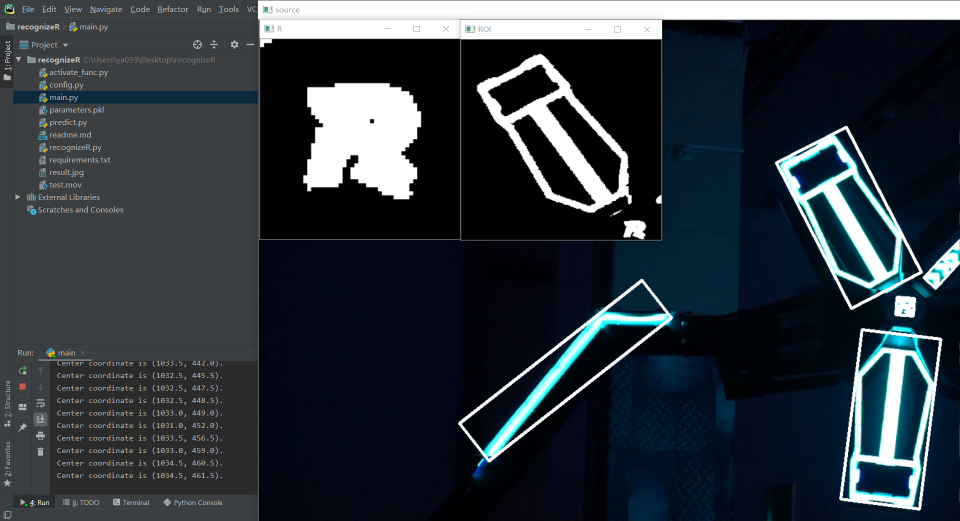
#> input picture pic/debug.png, 1920 x 1042 px (shown at 1/2 size)
$ python -i recognizeR.py   (imports and definitions only)
#> lines starting #> are read from the running program, lines starting #| are printed output that depends on the picture; after the words box and inside, x2 and y2 are one past the last pixel; in counts of white or black regions, pixels touching at a corner belong together
#> further down, picture is the input picture: shape (1042, 1920, 3); mean B, G, R 60.2, 52.9, 44.9
import numpy as np
import cv2 as cv
import config  # 导入配置文件
from predict import Logistic

"""
功能要求：
    1、调用程序，输出大符圆心R中点坐标
实现流程：
    1、打开摄像头
    2、预处理图像
    3、获取ROI区域
    4、预测
    5、返回R的中心坐标
已知BUG：
    1、由于predict函数参数存在一定过拟合,因此对输入ROI区域大小敏感
"""


# 修改输入图片大小
# [11 lines left out: function resizeImg, not called in this run]


# 图片预处理，获取二值图
def imgProcess(src, params_dict=config.img_process_params):
    """
    :param src: 源图像
    :param params_dict: img_process_params = {  # 图片处理参数,如果图片预处理效果不理想，请适当修改参数
                            'green_channel_weight': 1,  # 绿色通道权重
                            'blue_channel_weight': -0.9,  # 蓝色通道权重
                            'threshold_min': 25,  # 二值化最小值
                            'threshold_max': 255,  # 二值化最大值
                            'element_size': (2, 2),  # 腐蚀操作内核大小
                            'dilate_iterations': 1  # 腐蚀操作迭代次数
                        }
    :return: 预处理后的图像
    """
    b, g, r = cv.split(src)
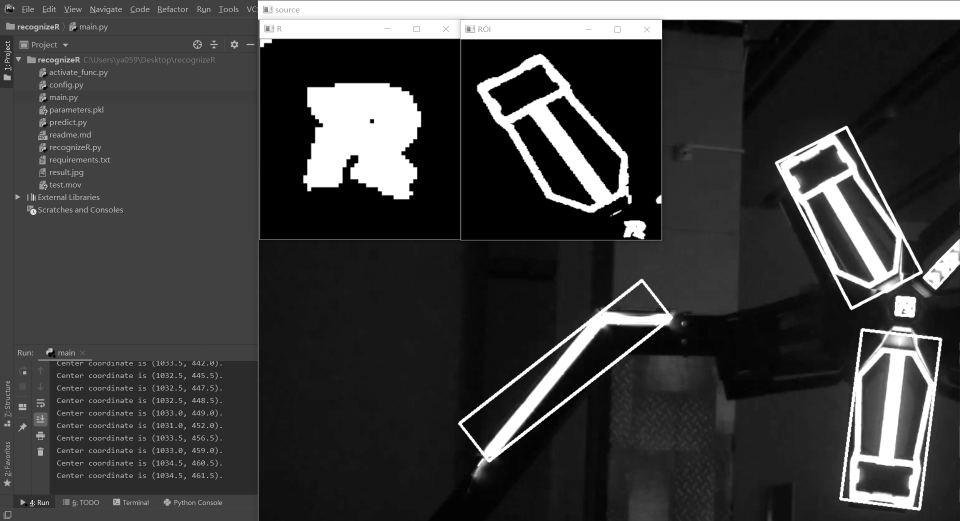
#> b: shape (1042, 1920) (shown at 1/2 size); min 0, max 255, mean 60.2
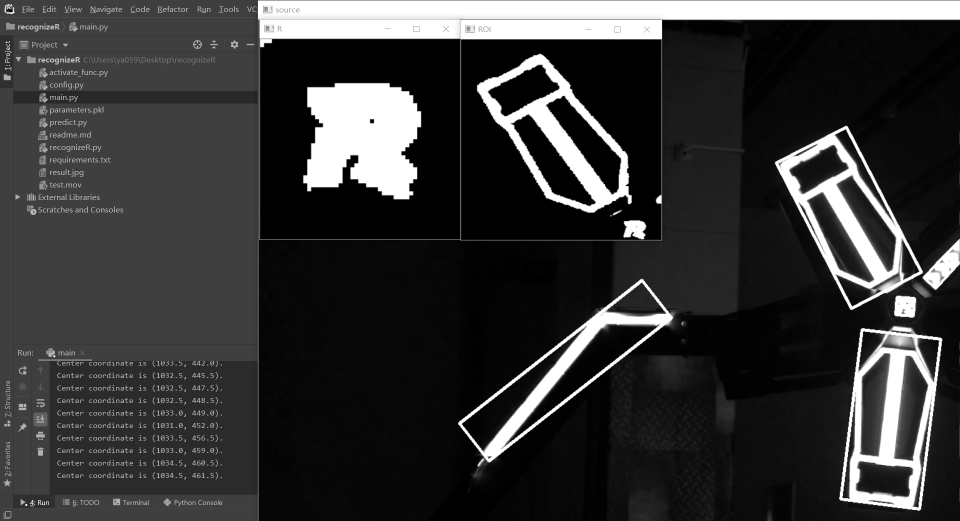
#> g: shape (1042, 1920) (shown at 1/2 size); min 0, max 255, mean 52.9
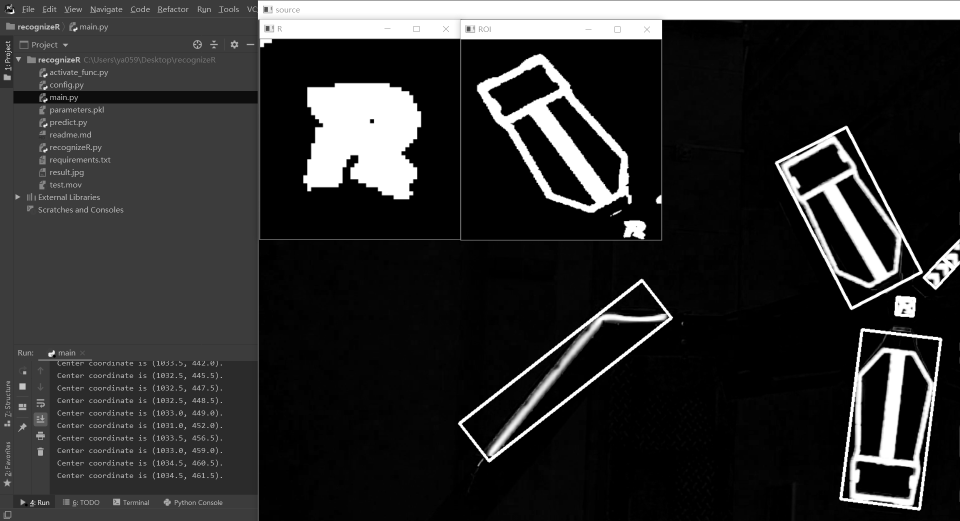
#> r: shape (1042, 1920) (shown at 1/2 size); min 0, max 255, mean 44.9
    gray = cv.addWeighted(g, params_dict['green_channel_weight'], b, params_dict['blue_channel_weight'], 0)
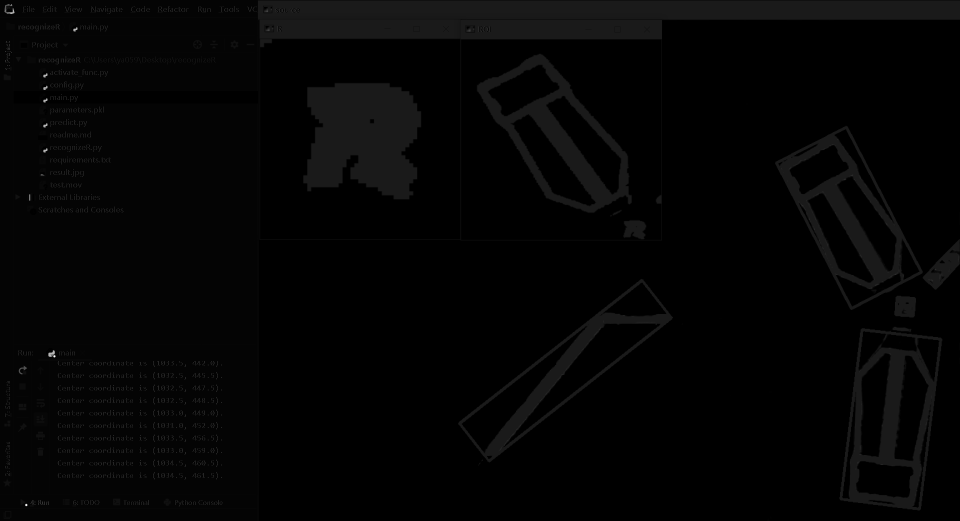
#> gray: shape (1042, 1920) (shown at 1/2 size); min 0, max 255, mean 4.3
    thres = cv.inRange(gray, params_dict['threshold_min'], params_dict['threshold_max'])
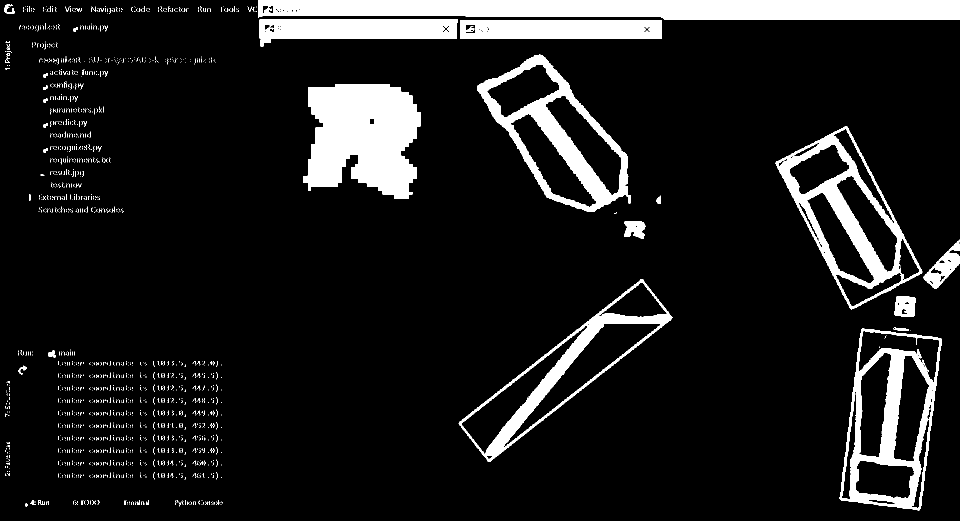
#> thres: shape (1042, 1920) (shown at 1/2 size); 10.7% white; 1780 white regions (1731 under 20 px), largest, box (x1, y1, x2, y2) and area: (516, 1, 1920, 39) 47604, (607, 168, 841, 398) 40529, (955, 109, 1262, 424) 22168

    element = cv.getStructuringElement(1, params_dict['element_size'])
#> element = [[0, 1], [1, 1]]
    dst = cv.dilate(thres, element, params_dict['dilate_iterations'])
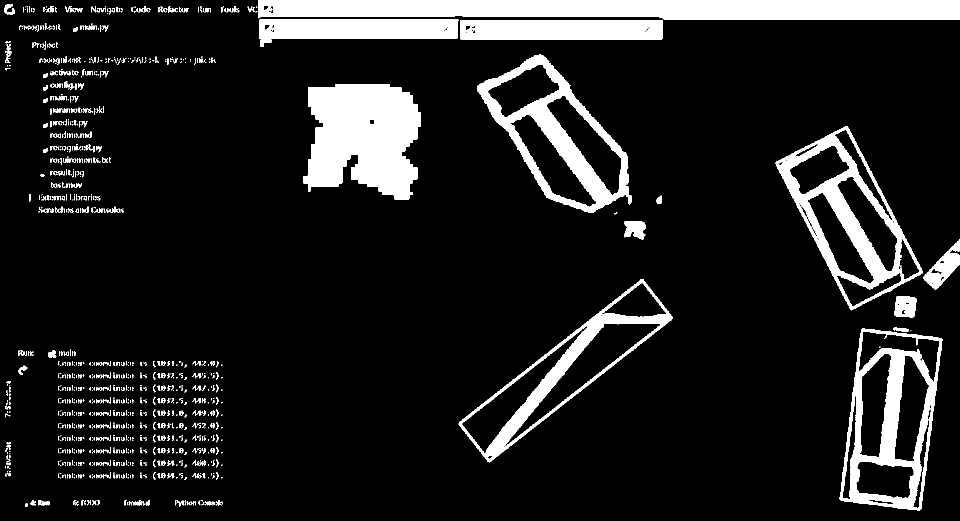
#> dst: shape (1042, 1920) (shown at 1/2 size); 11.8% white; 1287 white regions (961 under 20 px), largest, box (x1, y1, x2, y2) and area: (516, 1, 1920, 40) 49182, (607, 168, 842, 399) 41152, (1550, 252, 1846, 621) 24190
    return dst, src


# 判断图片是否有R
# [6 lines left out: function predict, not called in this run]


class Recognize:
    """
    描述：根据摄像头获取的图片返回大符中心坐标
    """
    # [155 lines left out: functions __init__, getROI, findContours, getCenterLoc, capture, not called in this run]

>>> import cv2
>>> picture = cv2.imread('pic/debug.png')
>>> result = imgProcess(picture)
